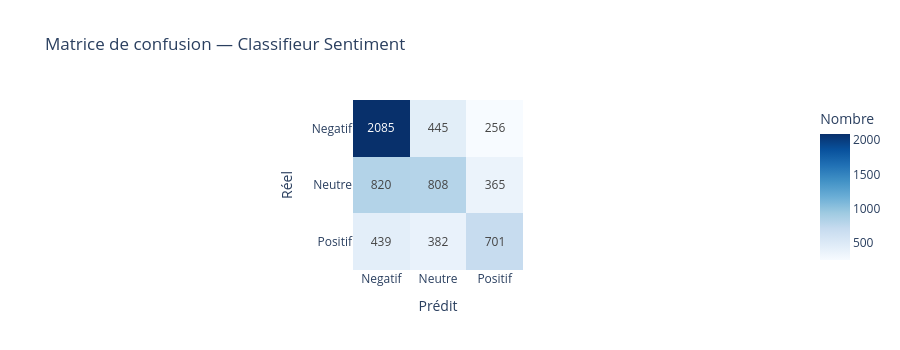

The notebook cell saved with this chart:
### Code cell
# Matrice de confusion
cm = confusion_matrix(y_test, y_pred, labels=['Negatif', 'Neutre', 'Positif'])
fig = px.imshow(
    cm,
    x=['Negatif', 'Neutre', 'Positif'],
    y=['Negatif', 'Neutre', 'Positif'],
    color_continuous_scale='Blues',
    title='Matrice de confusion — Classifieur Sentiment',
    labels=dict(x='Prédit', y='Réel', color='Nombre'),
    text_auto=True, height=350
)
fig.show()

### Figure 1 — Plotly figure (JSON) as saved in the notebook; plotly's stock layout.template omitted (floating-point values rounded to 4 significant figures)
{"data": [{"coloraxis": "coloraxis", "hovertemplate": "Prédit: %{x}<br>Réel: %{y}<br>Nombre: %{z}<extra></extra>", "name": "0", "texttemplate": "%{z}", "type": "heatmap", "x": ["Negatif", "Neutre", "Positif"], "xaxis": "x", "y": ["Negatif", "Neutre", "Positif"], "yaxis": "y", "z": [[2085, 445, 256], [820, 808, 365], [439, 382, 701]]}], "layout": {"coloraxis": {"colorbar": {"title": {"text": "Nombre"}}, "colorscale": [[0, "rgb(247,251,255)"], [0.125, "rgb(222,235,247)"], [0.25, "rgb(198,219,239)"], [0.375, "rgb(158,202,225)"], [0.5, "rgb(107,174,214)"], [0.625, "rgb(66,146,198)"], [0.75, "rgb(33,113,181)"], [0.875, "rgb(8,81,156)"], [1, "rgb(8,48,107)"]]}, "height": 350, "title": {"text": "Matrice de confusion — Classifieur Sentiment"}, "xaxis": {"anchor": "y", "constrain": "domain", "domain": [0, 1], "scaleanchor": "y", "title": {"text": "Prédit"}}, "yaxis": {"anchor": "x", "autorange": "reversed", "constrain": "domain", "domain": [0, 1], "title": {"text": "Réel"}}}}
